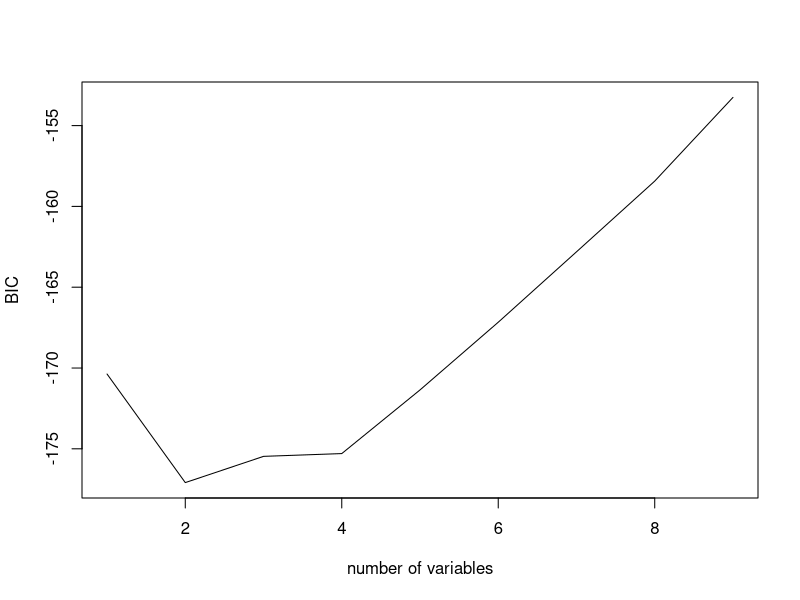
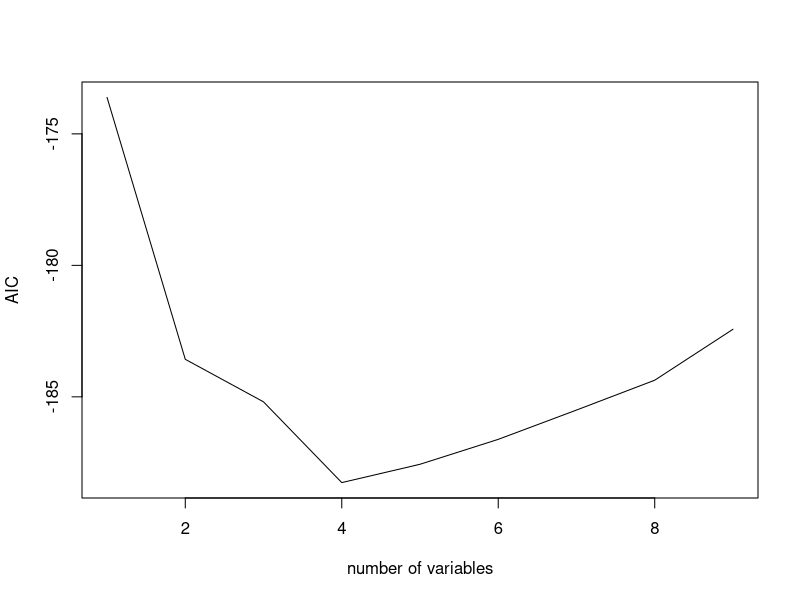

The R script that drew these images, in order:

## ST512 
## Author: Prof Ryan Martin (www4.stat.ncsu.edu/~rmartin)
## R code for the birth weight data analysis in Week 04a

# Read in data

library(MASS)
data(birthwt)
?birthwt 
head(birthwt)

# Fit full model 

o.full <- lm(bwt ~ ., data=birthwt)
summary(o.full)
AIC(o.full)

# Fit a reduced model

o.red <- lm(bwt ~ . - ftv - age, data=birthwt)
summary(o.red)
AIC(o.red)

# Find all "good" models

install.packages("leaps")
library(leaps)
full <- regsubsets(bwt ~ ., data=birthwt, nbest=1, nvmax=9)
info <- summary(full)
regsubsets.out <- cbind(R2=info$rsq, adjR2=info$adjr2, bic=info$bic, rss=info$rss)
aic <- info$bic - (1:9) * log(nrow(birthwt)) + 2 * (1:9)
cbind(info$which[,-1], round(regsubsets.out, 3), aic=round(aic, 3))
plot(1:9, info$bic, type="l", xlab="number of variables", ylab="BIC")
plot(1:9, aic, type="l", xlab="number of variables", ylab="AIC")
